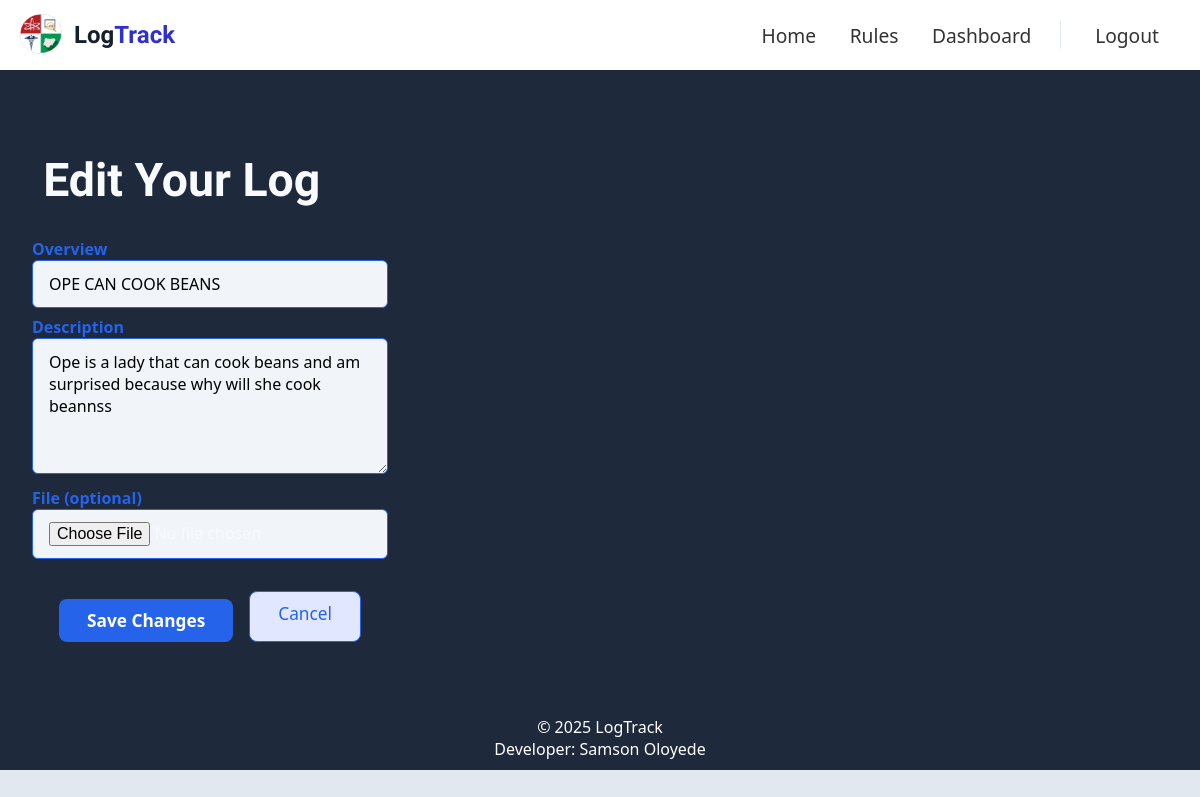
/student/submission/16/edit/ (signed in), run on the app's committed database.
### SIWES/models.py (models this page shows, shortened)
class Submission(models.Model):
	student = models.ForeignKey(CustomUser, on_delete=models.CASCADE, related_name='submissions')
	matric_number = models.CharField(max_length=20)
	overview = models.CharField(max_length=255, blank=True, null=True, help_text='Short summary of what you did today')
	text = models.TextField()
	file = models.FileField(upload_to='submissions/', blank=True, null=True)
	date = models.DateTimeField(auto_now_add=True)
	approved = models.BooleanField(default=False)
	reviewed_by = models.ForeignKey(CustomUser, on_delete=models.SET_NULL, null=True, blank=True, related_name='reviewed_submissions')
	remark = models.TextField(blank=True, null=True, help_text='Supervisor remark or comment for this submission')

### SIWES/views.py (the view)
# urls.py: path('student/submission/<int:submission_id>/edit/', views.edit_submission, name='edit_submission'),
@login_required
def edit_submission(request, submission_id):
    user = request.user
    submission = get_object_or_404(Submission, id=submission_id, student=user)
    if submission.approved:
        messages.error(request, 'You cannot edit an approved submission.')
        return redirect('student_dashboard')
    if request.method == 'POST':
        form = SubmissionEditForm(request.POST, request.FILES, instance=submission)
        if form.is_valid():
            form.save()
            messages.success(request, 'Submission updated successfully!')
            return redirect('student_dashboard')
    else:
        form = SubmissionEditForm(instance=submission)
    return render(request, 'SIWES/edit_submission.html', {'form': form, 'submission': submission})

### SIWES/forms_edit.py
class SubmissionEditForm(forms.ModelForm):
    class Meta:
        model = Submission
        fields = ['overview', 'text', 'file']
        widgets = {
            'overview': forms.TextInput(attrs={'class': 'form-control', 'placeholder': 'Short summary of your day...'}),
            'text': forms.Textarea(attrs={'class': 'form-control', 'rows': 4, 'placeholder': 'Describe in detail what you did today...'}),
        }

### SIWES/templates/SIWES/edit_submission.html (shortened to what this page needs)
{% extends 'SIWES/base.html' %}
{% load static %}
{% block content %}
<link rel="stylesheet" href="{% static 'student_dashboard.css' %}">
<div class="login-page">
  <div class="login-form">
    <h1 style="margin-bottom:1.2rem;">Edit Your Log</h1>
    <form method="post" enctype="multipart/form-data" style="margin-bottom:0;">
      <div class="input-group">
        <label for="id_overview" style="font-weight:600;color:#2563eb;">Overview</label>
        <input type="text" name="overview" id="id_overview" class="form-control" value="{{ form.overview.value|default_if_none:'' }}" placeholder="Short summary of your day..." required>
      </div>
      <div class="input-group">
        <label for="id_text" style="font-weight:600;color:#2563eb;">Description</label>
        <textarea name="text" id="id_text" class="form-control" rows="5" placeholder="Describe in detail what you did today..." required>{{ form.text.value|default_if_none:'' }}</textarea>
      </div>
      <div class="input-group">
        <label for="id_file" style="font-weight:600;color:#2563eb;">File (optional)</label>
        <input type="file" name="file" id="id_file" class="form-control">
      </div>
      <div style="display:flex;gap:1rem;margin-top:1.5rem;">
        <button type="submit" id="submit" style="background:#2563eb;color:#fff;padding:10px 28px;border:none;border-radius:8px;font-size:1.08rem;">Save Changes</button>
        <a href="{% url 'student_dashboard' %}" style="background:#e0e7ff;color:#2563eb;padding:10px 28px;border-radius:8px;border:1px solid #2563eb;font-size:1.08rem;text-decoration:none;display:inline-block;text-align:center;">Cancel</a>
      </div>
    </form>
  </div>
</div>
{% endblock %}

### SIWES/static/landing.css (style rules this page uses)
* { margin: 0; padding: 0; box-sizing: border-box; }
body { font-family: 'Segoe UI', sans-serif; background-color: #e2e8f0; color: #f8fafc; max-width: 100%; }

### SIWES/static/login.css (style rules this page uses)
body { background-color: #1e293b; }
.login-form { width: 70%; }
@media (max-width: 1200px) { .login-form { max-width: 98vw; padding: 2rem; } }
@media (max-width: 1200px) { .login-form h1 { font-size: 2rem; } }
.login-page { display: grid; grid-template-columns: 1fr 1fr; background-color: #1e293b; margin-top: 0px; }
.login-form { margin-top: 2.5rem ; }
.login-form h1 { font-size: 2.9rem; padding: 0.7rem; font-family: 'Orbitron', sans-serif; }
.login-form form { padding: 0rem 0rem 2rem 0rem; display: flex; flex-direction: column; align-items: center; }
#submit { width: 80%; background-color: #2563eb; color: white; padding: 9px 20px; margin-top: 8px; border: none; border-radius: 5px; cursor: pointer; justify-content: center; font-size: 1.2rem; display: block; }
.input-group { width: 100%; }

### SIWES/static/rules.css (style rules this page uses)
* { border: 0; margin: 0; box-sizing: border-box; font-family: 'Segoe UI', Tahoma, Geneva, Verdana, sans-serif }
body { background-color: #e2e8f0; }

### SIWES/static/main.css (style rules this page uses)
* { margin: 0; padding: 0; box-sizing: border-box; }
body { font-family: 'Segoe UI', Tahoma, Geneva, Verdana, sans-serif; padding-top: 70px; }

### SIWES/static/student_dashboard.css (style rules this page uses)
body { background-color: #e2e8f0 !important; }
.input-group input, .input-group textarea { width: 100%; padding: 12px 16px; border: 1px solid #2563eb; border-radius: 6px; background: #f1f5f9; font-size: 1rem; margin-bottom: 0.5rem; transition: border 0.2s; }
#submit { width: 100%; background-color: #2563eb; color: white; padding: 12px 0; border: none; border-radius: 6px; font-size: 1.1rem; font-weight: 600; cursor: pointer; margin-top: 0.5rem; transition: background 0.2s; }

### data on the page
Submission: overview "OPE CAN COOK BEANS", text "Ope is a lady that can cook beans and am surprised because why will she cook beannss"
